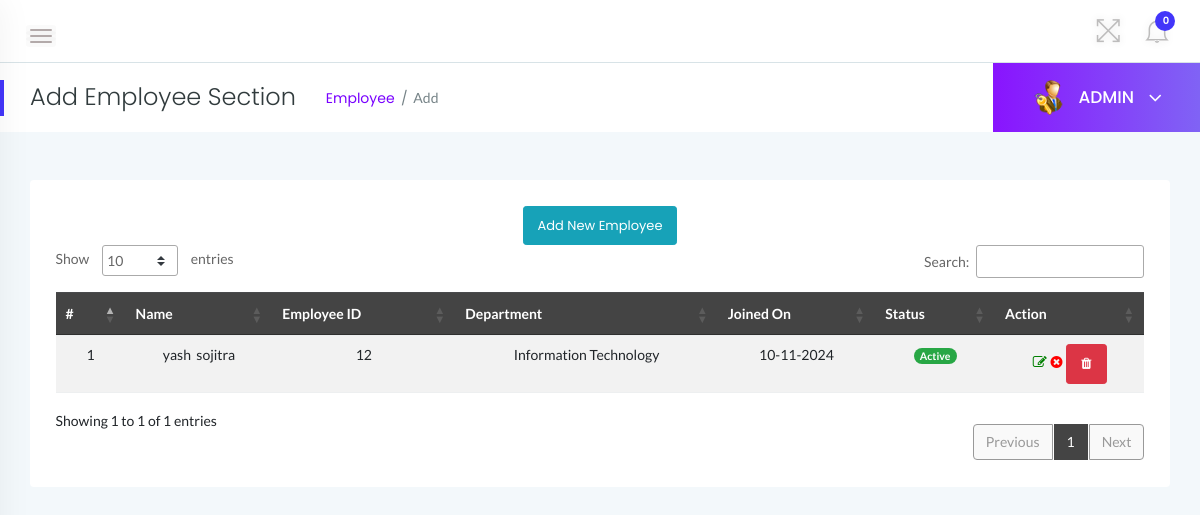
Screenshot of /admin/employees.php (signed in) with the database file from the repository.
### tables this page shows
CREATE TABLE `tblemployees` (
  `id` int(11) NOT NULL AUTO_INCREMENT,
  `EmpId` varchar(100) NOT NULL,
  `FirstName` varchar(150) NOT NULL,
  `LastName` varchar(150) NOT NULL,
  `EmailId` varchar(200) NOT NULL,
  `Password` varchar(180) NOT NULL,
  `Gender` varchar(100) NOT NULL,
  `Dob` varchar(100) NOT NULL,
  `Doj` varchar(100) NOT NULL,   
  `Department` varchar(255) NOT NULL,
  `Address` varchar(255) NOT NULL,
  `City` varchar(200) NOT NULL,
  `Country` varchar(150) NOT NULL, 
  `State` varchar(150) NOT NULL,  
  `ZipCode` char(11) NOT NULL,  
  `Phonenumber` char(11) NOT NULL,
  `Status` int(1) NOT NULL,
  `RegDate` timestamp NOT NULL DEFAULT current_timestamp(),
  PRIMARY KEY (`id`)
);

### admin/employees.php (the view, shortened to what this page needs)
<!doctype html>
<html class="no-js" lang="en">
<head>
    <link rel="stylesheet" href="../assets/css/bootstrap.min.css">
    <link rel="stylesheet" href="../assets/css/font-awesome.min.css">
    <link rel="stylesheet" href="../assets/css/themify-icons.css">
    <link rel="stylesheet" href="../assets/css/metisMenu.css">
    <link rel="stylesheet" href="../assets/css/owl.carousel.min.css">
    <link rel="stylesheet" href="../assets/css/slicknav.min.css">
    <link rel="stylesheet" href="https://www.amcharts.com/lib/3/plugins/export/export.css" type="text/css" media="all" />
    <link rel="stylesheet" type="text/css" href="https://cdn.datatables.net/1.10.19/css/jquery.dataTables.css">
    <link rel="stylesheet" type="text/css" href="https://cdn.datatables.net/1.10.18/css/dataTables.bootstrap4.min.css">
    <link rel="stylesheet" type="text/css" href="https://cdn.datatables.net/responsive/2.2.3/css/responsive.bootstrap.min.css">
    <link rel="stylesheet" type="text/css" href="https://cdn.datatables.net/responsive/2.2.3/css/responsive.jqueryui.min.css">
    <link rel="stylesheet" href="../assets/css/typography.css">
    <link rel="stylesheet" href="../assets/css/default-css.css">
    <link rel="stylesheet" href="../assets/css/styles.css">
    <link rel="stylesheet" href="../assets/css/responsive.css">
</head>
<body>
<div class="page-container">
    <div class="main-content">
        <div class="header-area">
            <div class="row align-items-center">
                <div class="col-md-6 col-sm-8 clearfix">
                    <div class="nav-btn pull-left">
                        <span></span>
                        <span></span>
                        <span></span>
                    </div>
                </div>
                <div class="col-md-6 col-sm-4 clearfix">
                    <ul class="notification-area pull-right">
                        <li id="full-view"><i class="ti-fullscreen"></i></li>
                        <?php include '../includes/admin-notification.php'?>
                    </ul>
                </div>
            </div>
        </div>
        <div class="page-title-area">
            <div class="row align-items-center">
                <div class="col-sm-6">
                    <div class="breadcrumbs-area clearfix">
                        <h4 class="page-title pull-left">Add Employee Section</h4>
                        <ul class="breadcrumbs pull-left">
                            <li><a href="employees.php">Employee</a></li>
                            <li><span>Add</span></li>
                        </ul>
                    </div>
                </div>
                <div class="col-sm-6 clearfix">
                    <div class="user-profile pull-right">
                        <img class="avatar user-thumb" src="../assets/images/admin.png" alt="avatar">
                        <h4 class="user-name dropdown-toggle" data-toggle="dropdown">ADMIN <i
                                class="fa fa-angle-down"></i></h4>
                    </div>
                </div>
            </div>
        </div>
        <div class="main-content-inner col-12 mt-5">
            <div class="card">
                <div class="card-body">
                    <div class="data-tables datatable-dark">
                        <center><a href="add-employee.php" class="btn btn-sm btn-info">Add New Employee</a></center>
                        <table id="dataTable3" class="table table-hover table-striped text-center">
                            <thead class="text-capitalize">
                                <tr>
                                    <th>#</th>
                                    <th>Name</th>
                                    <th>Employee ID</th>
                                    <th>Department</th>
                                    <th>Joined On</th>
                                    <th>Status</th>
                                    <th>Action</th>
                                </tr>
                            </thead>
                            <tbody id="employeeTable">
                                <?php
                                $sql = "SELECT EmpId,FirstName,LastName,Department,Status,Doj,id from  tblemployees";
                                $query = $dbh -> prepare($sql);
                                $query->execute();
                                $results=$query->fetchAll(PDO::FETCH_OBJ);
                                $cnt=1;
                                if($query->rowCount() > 0) {
                                    foreach($results as $result) { ?>
                                <tr id="emp-<?php echo $result->id; ?>">
                                    <td>
                                        <?php echo htmlentities($cnt);?>
                                    </td>
                                    <td>
                                        <?php echo htmlentities($result->FirstName);?>&nbsp;
                                        <?php echo htmlentities($result->LastName);?>
                                    </td>
                                    <td>
                                        <?php echo htmlentities($result->EmpId);?>
                                    </td>
                                    <td>
                                        <?php echo htmlentities($result->Department);?>
                                    </td>
                                    <td>
                                        <?php echo date('d-m-Y', strtotime($result->Doj)); ?>
                                    </td>
                                    <td>
                                        <?php
                                                $stats=$result->Status;
                                                if($stats){ ?>
                                        <span class="badge badge-pill badge-success">Active</span>
                                        <?php } else { ?>
                                        <span class="badge badge-pill badge-danger">Inactive</span>
                                        <?php } ?>
                                    </td>
                                    <td>
                                        <a href="update-employee.php?empid=<?php echo htmlentities($result->id);?>">
                                            <i class="fa fa-edit" style="color:green"></i>
                                        </a>
                                        <?php if($result->Status==1) { ?>
                                        <a href="employees.php?inid=<?php echo htmlentities($result->id);?>"
                                            onclick="return confirm('Are you sure you want to inactive this employee?');">
                                            <i class="fa fa-times-circle" style="color:red" title="Inactive"></i>
                                        </a>
                                        <?php } ?>
                                        <button class="btn btn-sm btn-danger deleteEmployee"
                                            data-id="<?php echo $result->id; ?>" title="Delete">
                                            <i class="fa fa-trash"></i>
                                        </button>
                                    </td>
                                </tr>
                                <?php $cnt++; }
                                } ?>
                            </tbody>
                        </table>
                    </div>
                </div>
            </div>
        </div>
    </div>
</body>
</html>

### assets/css/styles.css (style rules this page uses)
.page-container { width: 100%; height: 100%; min-height: 100vh; padding-left: 280px; -webkit-transition: padding-left 0.3s ease 0s; transition: padding-left 0.3s ease 0s; }
.sbar_collapsed.page-container { padding-left: 0; }
.card { border: none; border-radius: 4px; background-color: #fff; -webkit-transition: all 0.3s ease 0s; transition: all 0.3s ease 0s; }
.card-body { padding: 25.6px; padding: 1.6rem; }
.main-content { width: 100%; background: #f3f8fb; }
.main-content-inner { padding: 0 30px 50px; }
.header-area { padding: 15px 30px; background: #fff; border-bottom: 1px solid #d8e3e7; }
.nav-btn { margin: 10px 30px 0 0; cursor: pointer; }
.nav-btn span { display: block; width: 22px; height: 2px; background: #b3aaaa; margin: 4px 0; border-radius: 15px; -webkit-transition: all 0.3s ease 0s; transition: all 0.3s ease 0s; box-shadow: 0 0 0 4px rgba(99, 96, 96, 0.03); }
.nav-btn span:nth-child(2) { opacity: 0; }
.nav-btn span:first-child { -webkit-transform: rotate(45deg) translate(5px, 5px); transform: rotate(45deg) translate(5px, 5px); }
.nav-btn span:last-child { -webkit-transform: rotate(-45deg) translate(3px, -3px); transform: rotate(-45deg) translate(3px, -3px); }
.sbar_collapsed .nav-btn span { transform: none; opacity: 1; }
.notification-area { -webkit-user-select: none; -moz-user-select: none; -ms-user-select: none; user-select: none; position: relative; z-index: 1; }
.notification-area li { display: inline-block; margin-left: 20px; cursor: pointer; -webkit-user-select: none; -moz-user-select: none; -ms-user-select: none; user-select: none; }
.notification-area li > i { font-size: 26px; color: #bdbcbc; vertical-align: middle; text-shadow: 0 0 8px rgba(0, 0, 0, 0.12); -webkit-transition: color 0.3s ease 0s; transition: color 0.3s ease 0s; }
.notification-area li#full-view { display: inline-block; }
.page-title-area { padding: 0 30px; background: #fff; position: relative; }
.page-title-area:before { content: ""; position: absolute; left: 0; top: 50%; width: 4px; height: 36px; background: var(--primary-color); -webkit-transform: translateY(-50%); transform: translateY(-50%); }
.page-title { font-size: 24px; font-weight: 300; color: #313b3d; letter-spacing: 0; margin-right: 30px; }
ul.breadcrumbs { margin-top: 4px; }
.breadcrumbs li { display: inline-block; }
.breadcrumbs li a, .breadcrumbs li span { display: block; font-size: 14px; font-weight: 400; color: #7801ff; letter-spacing: 0; margin-right: 16px; position: relative; }
.breadcrumbs li a:before { content: "/"; color: #768387; position: absolute; right: -13px; top: 0; }
.breadcrumbs li span { margin-right: 0; color: #768387; text-transform: capitalize; }
.user-profile { margin-right: -30px; display: -webkit-box; display: -ms-flexbox; display: flex; -webkit-box-align: center; -ms-flex-align: center; align-items: center; -ms-flex-wrap: wrap; flex-wrap: wrap; background: -webkit-linear-gradient(left, #8914fe 0%, #8063f5 100%); background: linear-gradient(to right, #8914fe 0%, #8063f5 100%); padding: 17px 38px; position: relative; }
.user-profile img.avatar { height: 35px; width: 35px; border-radius: 50%; margin-right: 12px; }
.user-name { font-size: 17px; font-weight: 500; color: #fff; letter-spacing: 0; cursor: pointer; -webkit-user-select: none; -moz-user-select: none; -ms-user-select: none; user-select: none; }
.user-name i { margin-left: 10px; font-size: 21px; vertical-align: middle; position: relative; }
.notification-area .dropdown-toggle, .user-name.dropdown-toggle { position: relative; }
.notification-area .dropdown-toggle:after, .user-name.dropdown-toggle:after { display: none; }
.btn { padding: 11px 17px; font-size: 13px; letter-spacing: 0; }
.btn-sm { padding: 9px 14px; }
table tr th { border-bottom: none; }
table tr th, table tr td { border-top: 1px solid rgba(120, 130, 140, 0.13) !important; }
table.dataTable.no-footer { border-bottom: 1px solid rgba(120, 130, 140, 0.13) !important; }
table.dataTable thead th, table.dataTable thead td { border-bottom-color: transparent; }
.datatable-dark thead { background: #444; color: #fff; }

### rows the page displays
tblemployees: FirstName "yash", LastName "sojitra", EmpId "12", Department "Information Technology", Doj "10-11-2024", Status "Active"

### other values shown
$unreadcount "0"
